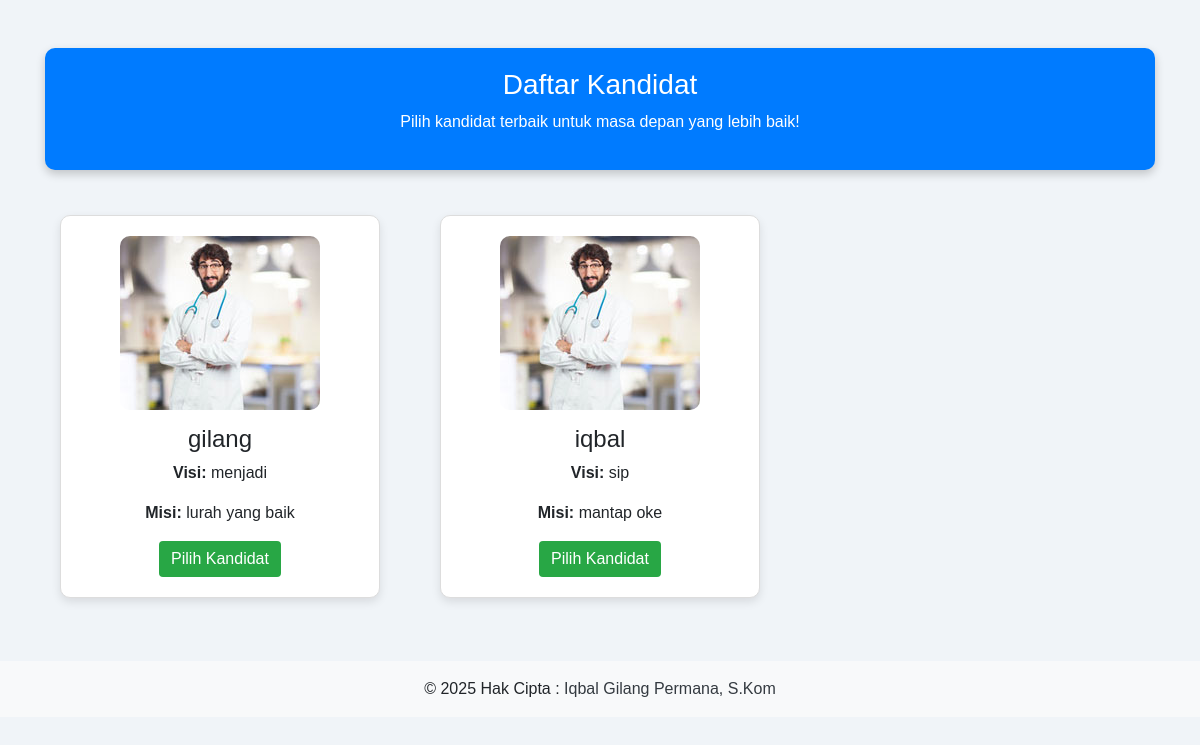
Page /dashboard.php on the committed database.
### tables this page shows
CREATE TABLE `candidates` (
  `id` int(11) NOT NULL,
  `name` varchar(255) NOT NULL,
  `vision` text DEFAULT NULL,
  `mission` text DEFAULT NULL,
  `photo` varchar(255) DEFAULT NULL
);

### dashboard.php (the view, shortened to what this page needs)
<?php
include 'db.php';
$stmt_kandidat = $pdo->query("SELECT * FROM candidates");
$kandidatList = $stmt_kandidat->fetchAll();
?>
<!DOCTYPE html>
<html lang="en">
<head>
    <link rel="stylesheet" href="https://stackpath.bootstrapcdn.com/bootstrap/4.5.2/css/bootstrap.min.css">
    <link rel="stylesheet" href="https://cdnjs.cloudflare.com/ajax/libs/font-awesome/5.15.3/css/all.min.css">
</head>
<body>
    <div class="container mt-5">
        <div class="header">
            <h3>Daftar Kandidat</h3>
            <p>Pilih kandidat terbaik untuk masa depan yang lebih baik!</p>
        </div>
        <div class="row">
            <?php foreach ($kandidatList as $kandidat): ?>
                <div class="col-md-4">
                    <div class="candidate-card">
                        <?php if ($kandidat['photo']): ?>
                            <img src="<?php echo htmlspecialchars($kandidat['photo']); ?>" alt="Foto Kandidat" class="candidate-photo">
                        <?php endif; ?>
                        <h4><?php echo htmlspecialchars($kandidat['name']); ?></h4>
                        <p><strong>Visi:</strong> <?php echo htmlspecialchars($kandidat['vision']); ?></p>
                        <p><strong>Misi:</strong> <?php echo htmlspecialchars($kandidat['mission']); ?></p>
                        <form action="" method="POST">
                            <button type="submit" name="vote" class="btn btn-success">Pilih Kandidat</button>
                        </form>
                    </div>
                </div>
            <?php endforeach; ?>
        </div>
    </div>
    <?php include 'footer.php'; ?>
</body>
</html>

### dashboard.php (style rules this page uses)
body { background-color: #f0f4f8; font-family: 'Arial', sans-serif; }
.header { text-align: center; margin-bottom: 30px; padding: 20px; background-color: #007bff; color: white; border-radius: 10px; box-shadow: 0 4px 10px rgba(0, 0, 0, 0.2); }
.candidate-card { border: 1px solid #ddd; border-radius: 10px; padding: 20px; margin: 15px; text-align: center; background-color: white; box-shadow: 0 4px 10px rgba(0, 0, 0, 0.1); transition: transform 0.3s, box-shadow 0.3s; }
.candidate-photo { max-width: 100%; max-height: 200px; border-radius: 10px; margin-bottom: 15px; }
.btn-success { background-color: #28a745; border: none; transition: background-color 0.3s; }

### rows in the picture
candidates: photo (picture), name "gilang", vision "menjadi", mission "lurah yang baik"
candidates: photo (picture), name "iqbal", vision "sip", mission "mantap oke"
